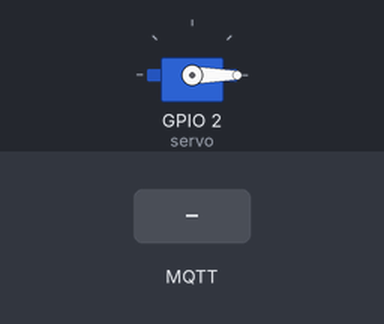
Recording of a sketch running on a simulated ESP8266 (NodeMCU). Parts: servo. The inputs (shaded band) are chosen by the test bench. WiFi joins after 1.5 s; servers stay silent unless stated; random numbers use the default seed unless the sketch sets one; no MQTT or app messages arrive unless stated; what the sketch prints to the serial monitor is not drawn.

Above: at 4.8 s.
4.9 s: MQTT message "open" arrives on the first subscribed topic
At 5.4 s:
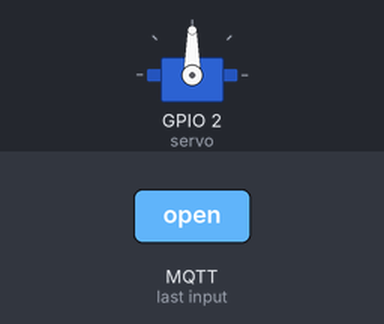
7.9 s: MQTT message "close" arrives on the first subscribed topic
At 9.0 s:
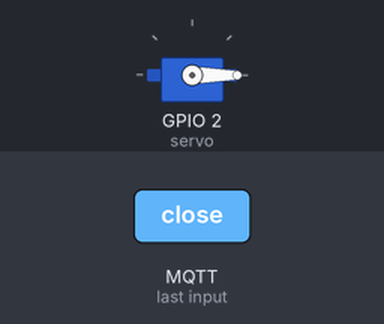
Timing chart, 0 to 10.9 s (numbered marks = the images above; inputs shaded):
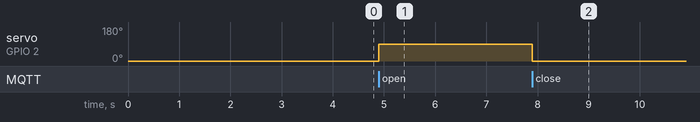

The sketch:

gesture.ino
```cpp
//Board used = Roboindia blink board
#include <Servo.h>
#include <ESP8266WiFi.h>
#include <PubSubClient.h>
#include <DHT.h>


const char* ssid = "TP-Link_8700";
const char* password = "iotapp8266";

const char* mqtt_server = "digitran-mqtt.tk";

//// DHT11 Sensor Data Pin
//#define DHTPIN    D5
//#define DHTTYPE DHT11   // DHT 11
//#define dht_apin D5
//
//// Initialize DHT Sensor
//DHT dht( DHTPIN, DHTTYPE);

Servo servo;

WiFiClient espClient;
PubSubClient client(espClient);
long lastMsg = 0;
char msg[50];
int value = 0;


void setup_wifi() {
  delay(100);
  // We start by connecting to a WiFi network
  Serial.println();
  Serial.print("Connecting to ");
  Serial.println(ssid);
  WiFi.begin(ssid, password);
  while (WiFi.status() != WL_CONNECTED) {
    delay(500);
    Serial.print(".");
  }

  randomSeed(micros());

  Serial.println("");
  Serial.println("WiFi connected");
  Serial.println("IP address: ");
  Serial.println(WiFi.localIP());
}

void callback(char* topic, byte* payload, unsigned int length) {
  Serial.print("Message arrived [");
  Serial.print(topic);
  Serial.print("] ");
  for (int i = 0; i < length; i++) {
    Serial.print((char)payload[i]);
  }
  Serial.println();

  // Relay1 (Load1) Topic
  if ( strcmp(topic, "gesture") == 0 )
  {

    String msgIN = "";
    for (int i = 0; i < length; i++)
    {
      msgIN += (char)payload[i];
    }
    String msgString = msgIN;
    Serial.println(msgString);

    if ( msgString == "open" )
    {
      servo.write(90);
      Serial.print("gesture: ");
      Serial.println("open");
    }
    else if ( msgString == "close")
    {
      servo.write(0);
      Serial.print("gesture: ");
      Serial.println("close");
    }
  }
}

void reconnect() {
  // Loop until we're reconnected
  while (!client.connected()) {
    Serial.print("Attempting MQTT connection...");
    // Create a random client ID
    String clientId = "ESP8266Client-";
    clientId += String(random(0xffff), HEX);
    // Attempt to connect
    //    if (client.connect(clientId.c_str(), mqtt_user, mqtt_pass)) {
    if (client.connect(clientId.c_str())) {
      Serial.println("connected");
      // Once connected, publish an announcement...
      client.publish("outTopic", "hello world");
      // ... and resubscribe
      //      client.subscribe("inTopic");
      client.subscribe("gesture");
    } else {
      Serial.print("failed, rc=");
      Serial.print(client.state());
      Serial.println(" try again in 5 seconds");
      // Wait 5 seconds before retrying
      delay(5000);
    }
  }
}

void setup() {

  Serial.begin(115200);
  servo.attach(2);  //D4
  servo.write(0);
  delay(2000);
  setup_wifi();
  client.setServer(mqtt_server, 1883);
  client.setCallback(callback);
  reconnect();
}

void loop() {

  if (!client.connected()) {
    reconnect();
  }

  client.loop();
//  float h = dht.readHumidity();
//  // Read temperature as Celsius (the default)
//  float t = dht.readTemperature();
//
//  if ( isnan(h) || isnan(t) || t > 100.00)
//  {
//    // Don't do anything, if data is invalid
//    //    Serial.println("DHT11 data in invalid");
//  }
//  else
//  {
//    uint8_t temp = (uint8_t)(t);
//    uint8_t humid = (uint8_t)(h);
//
//    delay(1000);
//    String hh = String(humid);
//    String msg = String(temp);
//
//    Serial.print("Publish message: ");
//    Serial.println(msg);
//
//    uint8_t numt = temp;
//    char cstr[16];
//    itoa(numt, cstr, 10);
//
//    uint8_t numh = humid;
//    char cshr[16];
//    itoa(numh, cshr, 10);
//
//    delay(1500);
//    client.publish("dht", cstr);
//    client.publish("bmp", cshr);
//  }


}
```

Measured:
- after the input at 4.9 s, servo on GPIO 2 (servo): 0° → 90° at once
- after the input at 7.9 s, servo on GPIO 2 (servo): 90° → 0° at once
